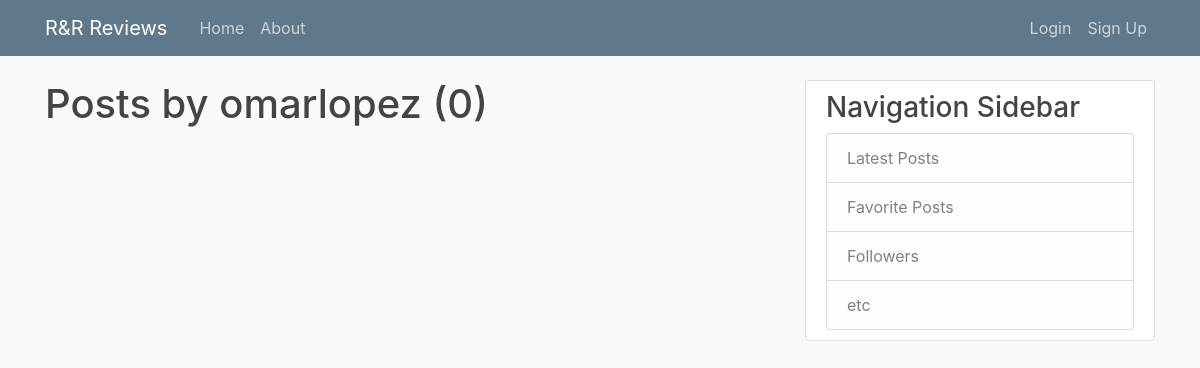
/user/omarlopez, run on an earlier commit of the app's database.
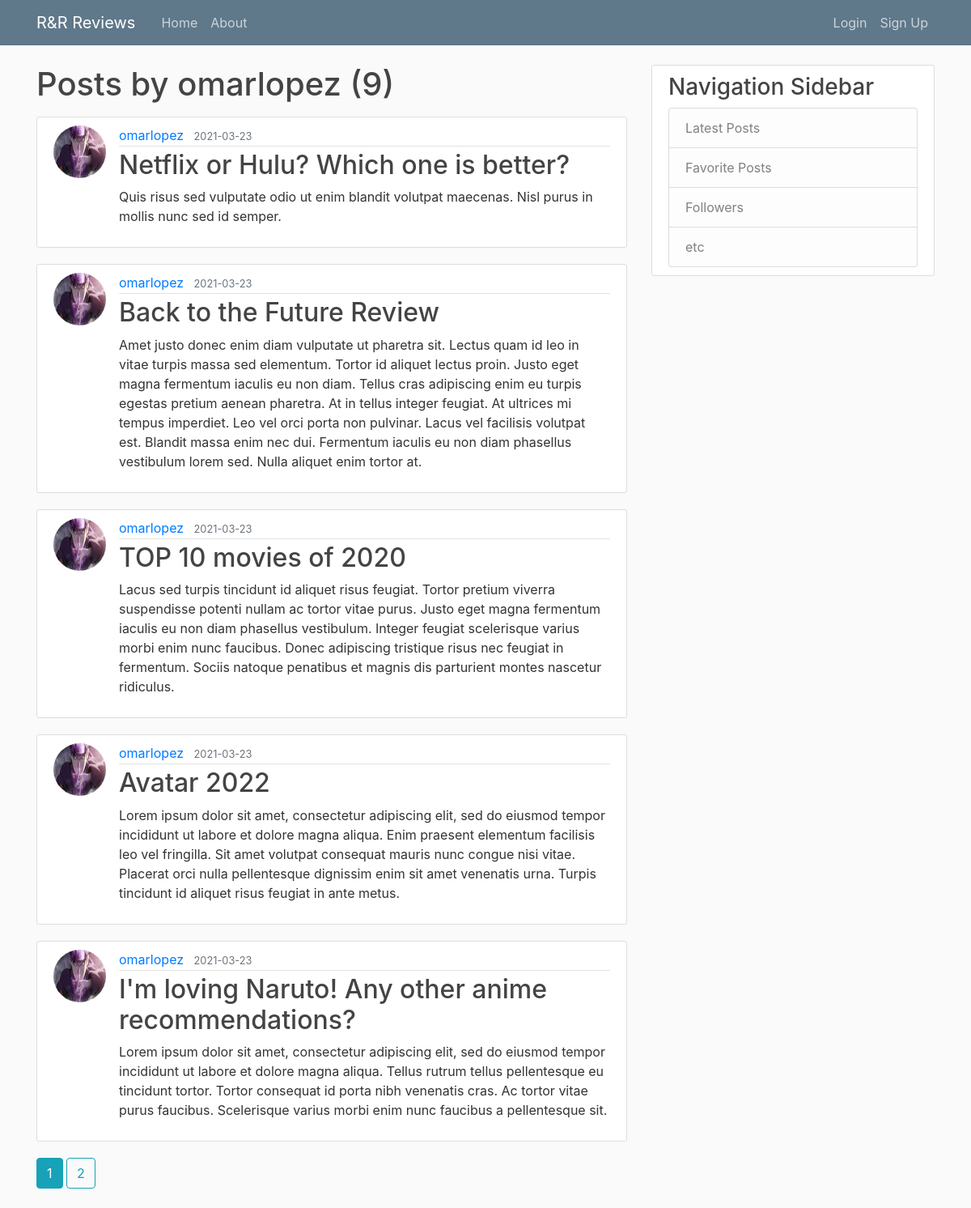
And on a later commit of the database.
### app/models.py (models this page shows, shortened)
class Post(db.Model):
    id = db.Column(db.Integer, primary_key=True)
    title = db.Column(db.String(100), nullable=False)
    date_posted = db.Column(db.DateTime, nullable=False, default=datetime.utcnow)
    content = db.Column(db.Text, nullable=False)
    user_id = db.Column(db.Integer, db.ForeignKey('user.id'), nullable=False)

class User(db.Model, UserMixin):
    id = db.Column(db.Integer, primary_key=True)
    username = db.Column(db.String(50), unique=True, nullable=False)
    image_file = db.Column(db.String(20), nullable=False, default='default.jpg')
    password = db.Column(db.String(60), nullable=False)
    posts = db.relationship('Post', backref='author', lazy=True)

### app/users/routes.py (the view)
@users.route('/user/<string:username>')
def user_posts(username):
    page = request.args.get('page', 1, type=int)
    user = User.query.filter_by(username=username).first_or_404()
    posts = Post.query.filter_by(author=user).order_by(Post.date_posted.desc()).paginate(page=page, per_page=5)
    return render_template('user_posts.html', posts=posts, user=user)

### app/templates/user_posts.html
{% extends "layout.html" %}
{% block content %}
    <h1 class="mb-3">Posts by {{ user.username }} ({{ posts.total }})</h1>
    {% for post in posts.items %}
        <article class="media content-section">
            <img class="rounded-circle article-img" src="{{ url_for('static', filename='profile_pics/' + post.author.image_file) }}">
            <div class="media-body">
                <div class="article-metadata">
                    <a class="mr-2" href="{{ url_for('users.user_posts', username=post.author.username) }}">{{ post.author.username }}</a>
                    <small class="text-muted">{{ post.date_posted.strftime('%Y-%m-%d') }}</small>
                </div>
                <h2><a class="article-title" href="{{ url_for('posts.post', post_id=post.id) }}">{{ post.title }}</a></h2>
                <p class="article-content">{{ post.content }}</p>
            </div>
        </article>
    {% endfor %}
    {% for page_num in posts.iter_pages(left_edge=1, right_edge=1, left_current=1, right_current=2) %}
        {% if page_num %}
            {% if posts.page == page_num %}
                <a class="btn btn-info mb-4" href="{{ url_for('users.user_posts', username=user.username, page=page_num) }}">{{ page_num }}</a>
            {% else %}
                <a class="btn btn-outline-info mb-4" href="{{ url_for('users.user_posts', username=user.username, page=page_num) }}">{{ page_num }}</a>
            {% endif %}
        {% else %}
        ...
        {% endif %}
    {% endfor %}
{% endblock content %}

What changed in the data, as far as the page shows it:
added Post: image_file (picture), author.username "omarlopez", date_posted "2021-03-23", title "Netflix or Hulu? Which one is better?", content "Quis risus sed vulputate odio ut enim blandit volutpat maecenas. Nisl purus in mollis nunc sed id semper."
added Post: image_file (picture), author.username "omarlopez", date_posted "2021-03-23", title "Back to the Future Review", content "Amet justo donec enim diam vulputate ut pharetra sit. Lectus quam id leo in vitae turpis massa sed elementum. Tortor id aliquet lectus proin. Justo eget magna fermentum iaculis eu non diam. Tellus cras adipiscing enim eu turpis egestas pretium aenean pharetra. At in tellus integer feugiat. At ultrices mi tempus imperdiet. Leo vel orci porta non pulvinar. Lacus vel facilisis volutpat est. Blandit massa enim nec dui. Fermentum iaculis eu non diam phasellus vestibulum lorem sed. Nulla aliquet enim tortor at."
added Post: image_file (picture), author.username "omarlopez", date_posted "2021-03-23", title "TOP 10 movies of 2020", content "Lacus sed turpis tincidunt id aliquet risus feugiat. Tortor pretium viverra suspendisse potenti nullam ac tortor vitae purus. Justo eget magna fermentum iaculis eu non diam phasellus vestibulum. Integer feugiat scelerisque varius morbi enim nunc faucibus. Donec adipiscing tristique risus nec feugiat in fermentum. Sociis natoque penatibus et magnis dis parturient montes nascetur ridiculus."
added Post: image_file (picture), author.username "omarlopez", date_posted "2021-03-23", title "Avatar 2022", content "Lorem ipsum dolor sit amet, consectetur adipiscing elit, sed do eiusmod tempor incididunt ut labore et dolore magna aliqua. Enim praesent elementum facilisis leo vel fringilla. Sit amet volutpat consequat mauris nunc congue nisi vitae. Placerat orci nulla pellentesque dignissim enim sit amet venenatis urna. Turpis tincidunt id aliquet risus feugiat in ante metus."
added Post: image_file (picture), author.username "omarlopez", date_posted "2021-03-23", title "I'm loving Naruto! Any other anime recommendations?", content "Lorem ipsum dolor sit amet, consectetur adipiscing elit, sed do eiusmod tempor incididunt ut labore et dolore magna aliqua. Tellus rutrum tellus pellentesque eu tincidunt tortor. Tortor consequat id porta nibh venenatis cras. Ac tortor vitae purus faucibus. Scelerisque varius morbi enim nunc faucibus a pellentesque sit."
Also different on the page:
{{ posts.total }}: "0" → "9"
new list line: "1"
new list line: "2"
